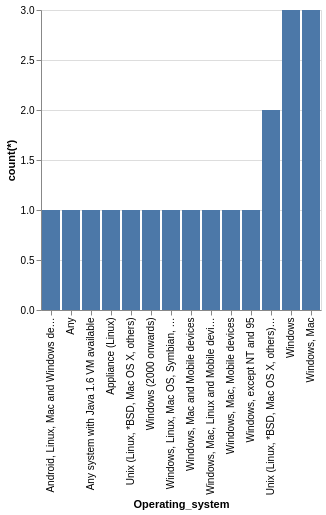

This figure's Vega-Lite source:
### Vega-Lite specification from a JSON file in a GitHub repository (floating-point values rounded to 4 significant figures)
{"data": {"values": [{"x_data": "Android, Linux, Mac and Windows devices", "y_data": 1}, {"x_data": "Any", "y_data": 1}, {"x_data": "Any system with Java 1.6 VM available", "y_data": 1}, {"x_data": "Appliance (Linux)", "y_data": 1}, {"x_data": "Unix (Linux, *BSD, Mac OS X, others)", "y_data": 1}, {"x_data": "Unix (Linux, *BSD, Mac OS X, others), Windows", "y_data": 2}, {"x_data": "Windows", "y_data": 3}, {"x_data": "Windows (2000 onwards)", "y_data": 1}, {"x_data": "Windows, Linux, Mac OS, Symbian, WindowsMobile", "y_data": 1}, {"x_data": "Windows, Mac", "y_data": 3}, {"x_data": "Windows, Mac and Mobile devices", "y_data": 1}, {"x_data": "Windows, Mac, Linux and Mobile devices", "y_data": 1}, {"x_data": "Windows, Mac, Mobile devices", "y_data": 1}, {"x_data": "Windows, except NT and 95", "y_data": 1}]}, "mark": "bar", "encoding": {"x": {"field": "x_data", "type": "nominal", "title": "Operating_system", "sort": {"op": "sum", "field": "y_data", "order": "ascending"}}, "y": {"field": "y_data", "type": "quantitative", "title": "count(*)"}}}
